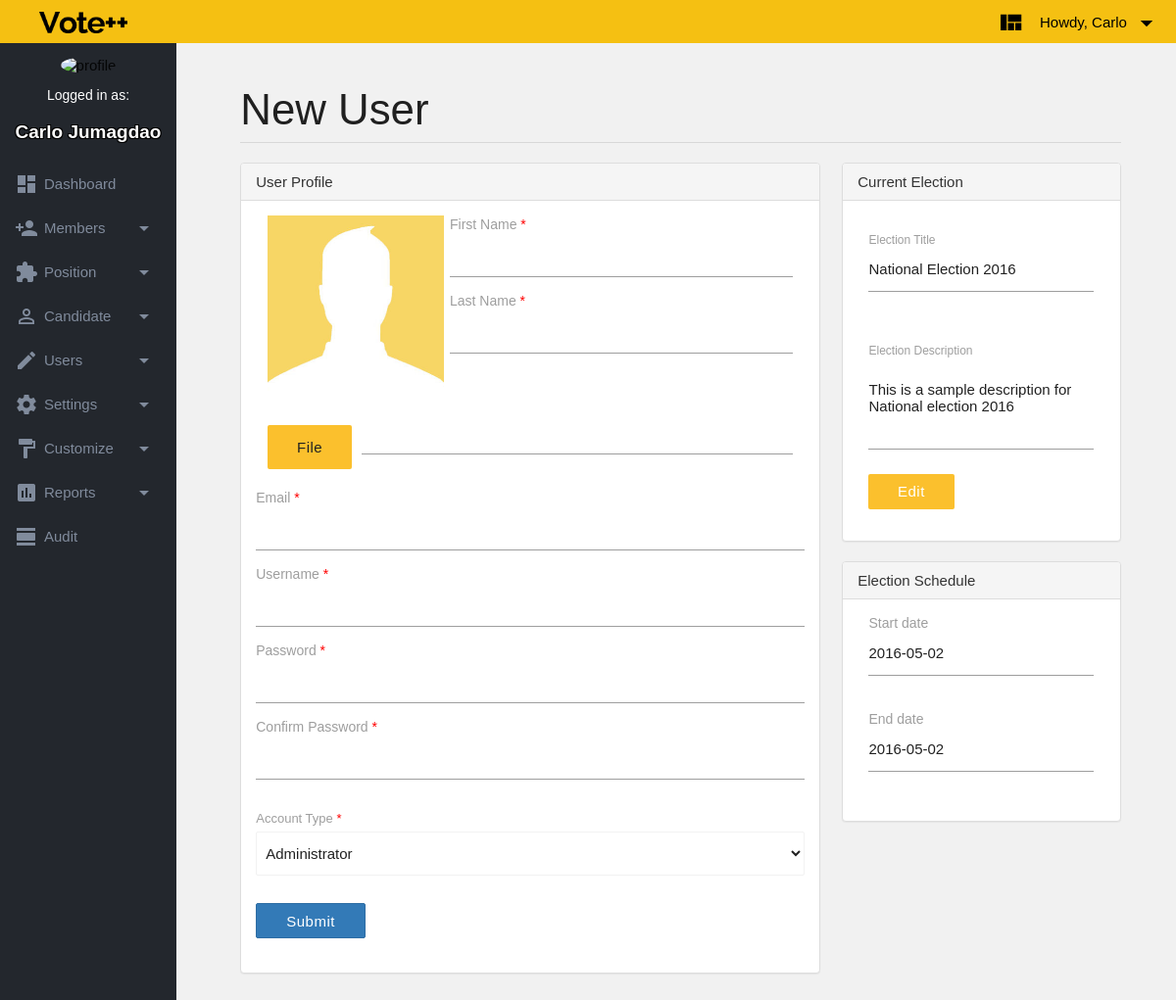
The app's page /pages/adduser.php (signed in) with its own data.
### tables this page shows
CREATE TABLE `tblElection` (
  `intElectionId` int(11) NOT NULL AUTO_INCREMENT,
  `strElecTitle` varchar(80) NOT NULL,
  `strElecDesc` varchar(100) DEFAULT NULL,
  `blElecStatus` tinyint(1) NOT NULL DEFAULT '1',
  PRIMARY KEY (`intElectionId`)
);

CREATE TABLE `tblSchedule` (
  `intSchedId` int(11) NOT NULL AUTO_INCREMENT,
  `datSchedStart` date NOT NULL,
  `datSchedEnd` date NOT NULL,
  PRIMARY KEY (`intSchedId`)
);

### pages/adduser.tmpl.php (the view, shortened to what this page needs)
<!DOCTYPE html>
<html lang="en">
<head>
</head>
<body>
<div id="content">
	<div id="page-wrapper">
		<div class="container-fluid">
			<div class="row">
				<div class="col s12">
					<h3 class="page-header">
						New User
					</h3>
				</div>
				<div class="col s8">
					<div class="panel panel-default">
						<div class="panel-heading" >
							User Profile
						</div>
						<div class="panel-body">
						<form method = "POST" action="" name = "UserForm" enctype="multipart/form-data">
							<div class="row">
								<div class="col s4">
                                    <div class="card-panel2 tooltipped" data-position="top" data-delay="50" data-tooltip="candidate picture">
                                        <img id="cand-pic" src="../assets/img/Avatar.jpg" width="180px" />
                                    </div>
                                </div>
								<div class="col s8">
									<label class="control-label">First Name <span style="color: red">*</span></label>
									<input type="text" name="user_fname" id="user_fname" class="validate">
								</div>
								<div class="col s8">
									<label class="control-label">Last Name <span style="color: red">*</span></label>
									<input type="text" name="user_lname" id="user_lname" class="validate">
								</div>
								<div class="row">
                                <div class="col s12">
                                    <div class="file-field input-field">
                                        <div class="btn waves-effect waves-black tooltipped yellow darken-2 grey-text text-darken-4 " data-position="top" data-delay="50" data-tooltip="choose file">
                                            <span>File</span>
                                        </div>
                                        <div class="file-path-wrapper">
                                            <input class="file-path validate yellow-text text-darken-2" type="text">
                                        </div>
                                    </div>
                                </div>
                            </div>
								<div>
									<label for = "user_email" data-error="" data-success="">Email <span style="color: red">*</span></label>
									<input type="email" name="user_email" id="user_email" class="validate">
								</div>
								<div>
									<label class="control-label">Username <span style="color: red">*</span></label>
									<input type="text" name="user_uname" id="user_uname" class="validate">
								</div>
								<div>
									<label for = "user_password" data-error="" data-success="">Password <span style="color: red">*</span></label>
									<input type="password" name="user_password" id="user_password" class="validate">
								</div>
								<div id =  "user_confirm">
									<label for = "user_confirm" class="validate">Confirm Password <span style="color: red">*</span></label>
									<input type="password" name="user_confirm" id="user_confirm" class="validate" onblur = fnValidate(this,"user_password","user_confirm")>
								</div>
								<div class="input-field">
									<label for="location">Account Type <span style="color: red">*</span></label>
									<select name="account_type" id="account_type" class="form-control ">
										<option value="Administrator" selected="">Administrator</option>
									</select>
								</div>
								<input type="submit" class="btn btn-primary" name = "btnSubmit" value="Submit">
							</div>
						</form>
						</div>
					</div>
				</div>
				<div class="col s4">
					<div class="panel panel-default">
						<div class="panel-heading">
							Current Election
						</div>
						<div class="panel-body">
							<div class="row">
						        <div class="input-field col s12">
						        	<label for="elec-title">Election Title</label>
						        	<input value="<?=$strElecTitle?>" id="elec-title" type="text" class="validate" name = "elec-title" />
						        </div>
					      	</div>
					      	<div class="row">
								<div class="row">
									<div class="input-field col s12">
										<label for="elec-desc">Election Description</label>
										<textarea name = "elec-desc" id="elec-desc" class="materialize-textarea"><?=$strElecDesc?></textarea>
										<a href="election.php" style="margin-bottom: -10%"class="waves-effect waves-light btn yellow darken-2">Edit</a>
									</div>
								</div>
							</div>
						</div>
					</div>
				</div>
				<div class="col s4">
					<div class="panel panel-default">
						<div class="panel-heading">
							Election Schedule
						</div>
						<div class="panel-body">
							<div class="row">
						        <div class="col s12">
						        	<label for="start-date">Start date</label>
						        	<input id="start-date" type="text" value="<?=$strElecStart?>">
						        </div>
						    </div>
						    <div class="row">
						        <div class="col s12">
						        	<label for="end-date">End date</label>
						        	<input id="end-date" type="text" value="<?=$strElecStart?>">
						        </div>
						    </div>
						</div>
					</div>
				</div>
			</div>
		</div>
	</div>
</div>
</body>
</html>

### assets/css/style.css (style rules this page uses)
html, body { margin: 0; height: 100%; max-width: 100%; font: 15px Raleway, Arial, Verdana, Helvetica, sans-serif; background-color: #f1f1f1; }
.btn { text-transform: none; }
#page-wrapper { position: inherit; margin: 0 0 0 20px; padding: 0 30px; border-left: 1px solid transparent; }
.container-fluid { padding-right: 15px; padding-left: 15px; margin-right: auto; margin-left: auto; }
.page-header { padding-bottom: 9px; margin: 40px 0 20px; border-bottom: 1px solid #D8D8D8; }
.panel { margin-bottom: 20px; background-color: #fff; border: 1px solid transparent; border-radius: 4px; -webkit-box-shadow: 0 1px 1px rgba(0,0,0,.05); box-shadow: 0 1px 1px rgba(0,0,0,.05); }
.panel-default { border-color: #ddd; }
.panel-heading { padding: 10px 15px; border-bottom: 1px solid transparent; border-top-left-radius: 3px; border-top-right-radius: 3px; }
.panel-default>.panel-heading { color: #333; background-color: #f5f5f5; border-color: #ddd; }
.panel-body { padding: 15px; }
.btn-primary { border: 1px solid #2e6da4; background-color: #337ab7; color:#fff; }
#content { width: 86%; height: auto; float: right; margin-top: 4%; background-color: #f1f1f1; }

### pages/adduser.tmpl.php (style rules this page uses)
select { visibility: visible; display: inline; margin-top: 1%; margin-bottom: 2%; }
.input-field label { position: initial; font-size: 13px; }
label { font-size: 14px; }
.btn { margin-top: 3%; }

### records on screen
tblelection: elec-title "National Election 2016", elec-desc "This is a sample description for National election 2016"
tblschedule: datSchedStart "2016-05-02"

### other values on screen
$_SESSION['fname'] "Carlo"
$_SESSION['lname'] "Jumagdao"
